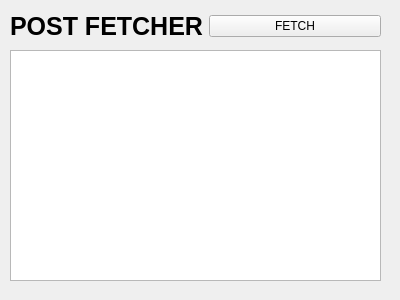
<?xml version="1.0" encoding="UTF-8"?>
<ui version="4.0">
 <class>Widget</class>
 <widget class="QWidget" name="Widget">
  <property name="geometry">
   <rect>
    <x>0</x>
    <y>0</y>
    <width>400</width>
    <height>300</height>
   </rect>
  </property>
  <property name="windowTitle">
   <string>Form</string>
  </property>
  <widget class="QWidget" name="layoutWidget">
   <property name="geometry">
    <rect>
     <x>10</x>
     <y>10</y>
     <width>371</width>
     <height>32</height>
    </rect>
   </property>
   <layout class="QHBoxLayout" name="horizontalLayout">
    <item>
     <widget class="QLabel" name="label">
      <property name="font">
       <font>
        <pointsize>19</pointsize>
        <weight>75</weight>
        <bold>true</bold>
       </font>
      </property>
      <property name="text">
       <string>POST FETCHER</string>
      </property>
     </widget>
    </item>
    <item>
     <widget class="QPushButton" name="fetch_button">
      <property name="text">
       <string>FETCH</string>
      </property>
     </widget>
    </item>
   </layout>
  </widget>
  <widget class="QListWidget" name="listWidget">
   <property name="geometry">
    <rect>
     <x>10</x>
     <y>50</y>
     <width>371</width>
     <height>231</height>
    </rect>
   </property>
  </widget>
 </widget>
 <resources/>
 <connections/>
</ui>
